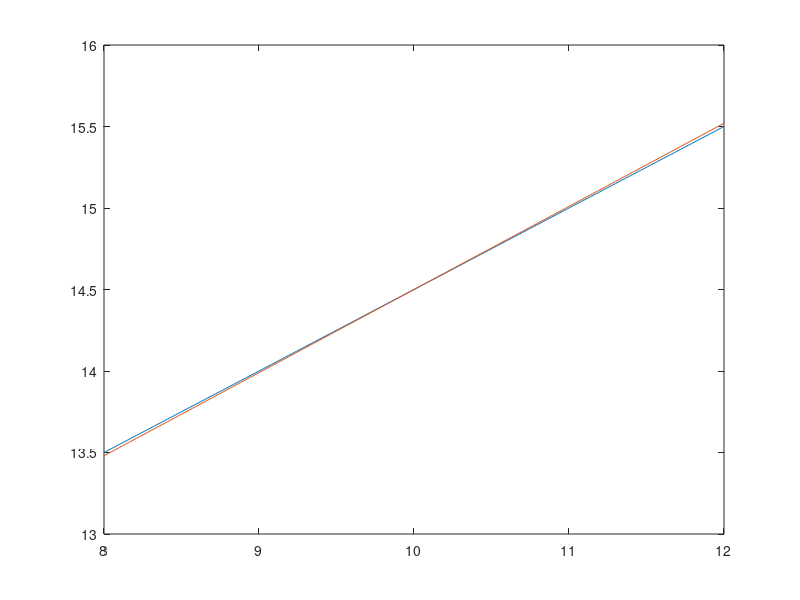

This figure's MATLAB source:
clear
clc
close all

x1 = 8:0.01:12;

line1 = 9.5 + 0.5*x1;
line2 = 9.4 + 0.51*x1;

plot(x1,line1)
hold on
plot(x1,line2)
